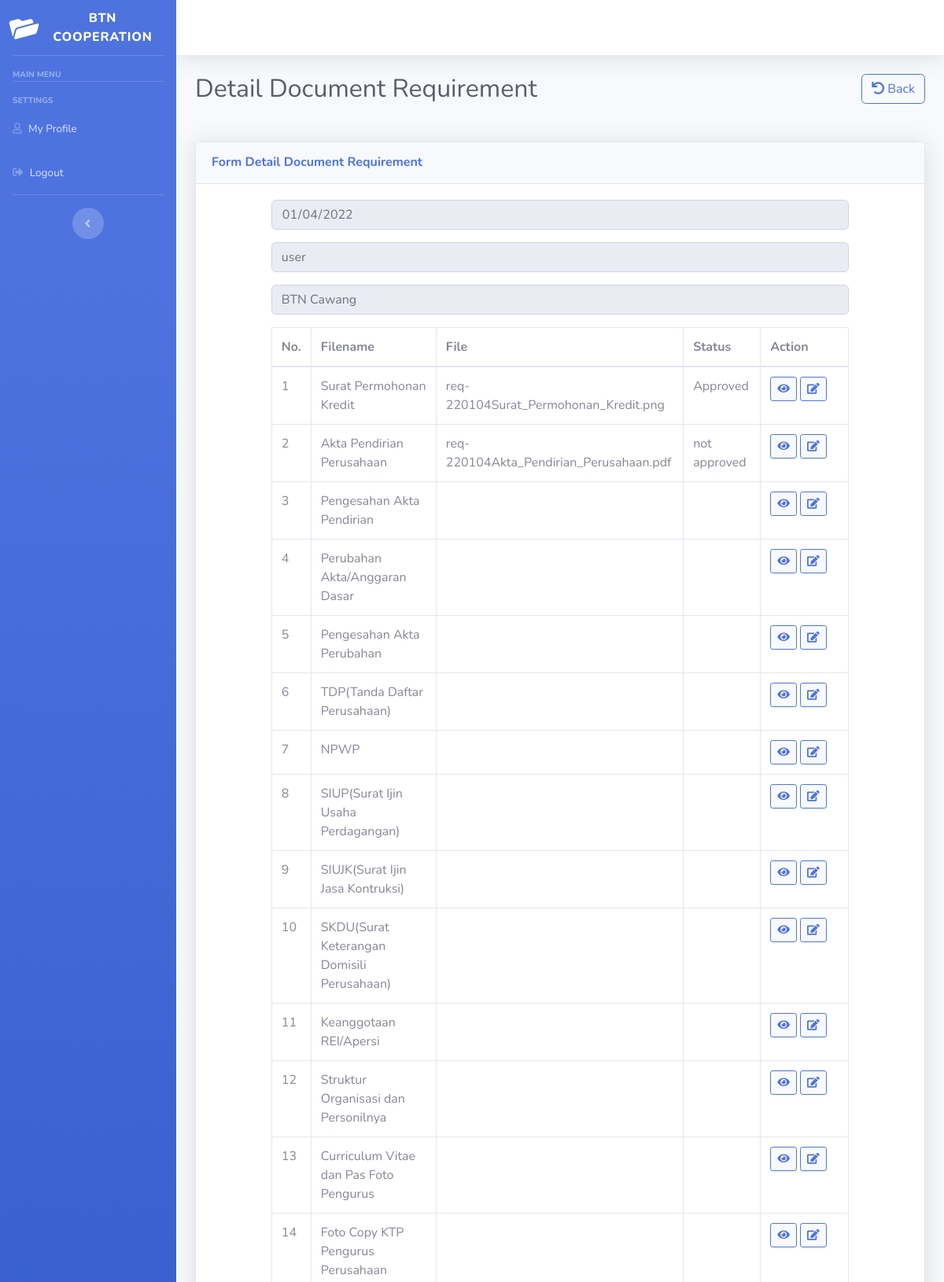
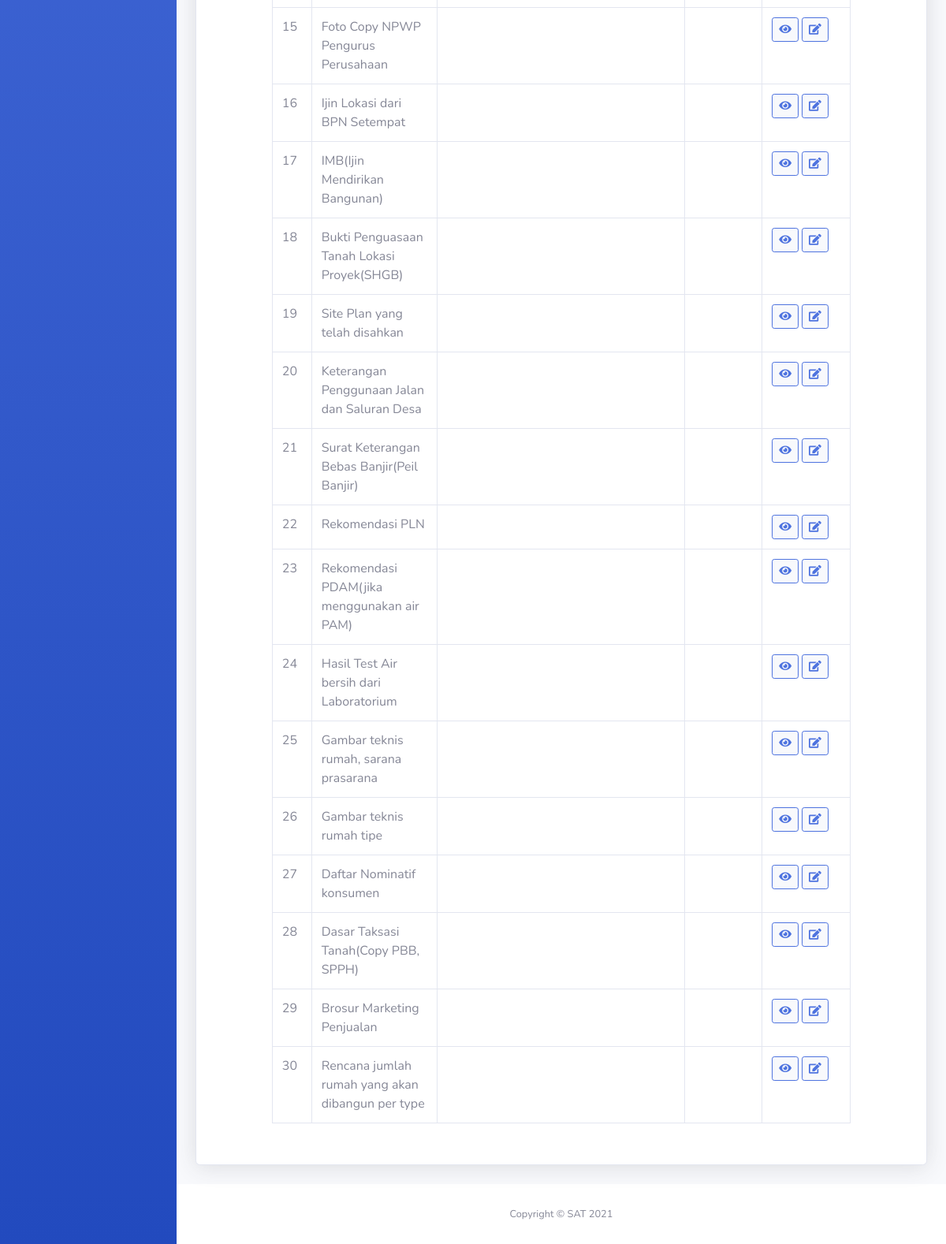
/Document/detailDoc/114, run on the app's committed database (2 pictures, top to bottom).
### tables this page shows
CREATE TABLE `rekap` (
  `id` int(11) NOT NULL,
  `id_user` int(11) NOT NULL,
  `name` varchar(128) NOT NULL,
  `branch` varchar(128) NOT NULL,
  `date` date NOT NULL,
  `status` int(2) NOT NULL COMMENT '0 = ''Not Submited'', 1 = ''submited/not approve'', 2 = ''Approved'', 3 = ''Rejected''',
  `pks` varchar(100) DEFAULT NULL,
  `note` varchar(128) DEFAULT NULL
);

CREATE TABLE `detail_rekap` (
  `id` int(11) NOT NULL,
  `id_user` int(11) NOT NULL,
  `id_rekap` int(11) NOT NULL,
  `id_req` int(11) NOT NULL,
  `filename` varchar(100) NOT NULL,
  `file` varchar(100) DEFAULT NULL,
  `status` int(2) DEFAULT NULL COMMENT '0 = Not Aprrove, 1 = Approved, 2 = Rejected'
);

### application/controllers/Document.php (called while the page is built, shortened)
<?php
class Document extends CI_Controller {
	public function __construct()
	{
		$this->load->library('form_validation');
	}
	public function detailDoc($id){
		$data['user'] = $this->db->get_where('user', ['email' => $this->session->userdata('email')])->row_array();
		$data['requirement'] = $this->Document_m->getReq($id)->result();
		$data['rekap'] = $this->Document_m->getRek($id)->result();
		$data['title'] = 'Detail Requirement';
		$this->load->view('templates/header', $data);
		$this->load->view('templates/sidebar', $data);
        $this->load->view('admin/requireDoc', $data);
		$this->load->view('templates/footer');
	}
}
?>

### index.php (called while the page is built, shortened)
<?php
require_once BASEPATH.'core/CodeIgniter.php';

### application/models/Document_m.php (called while the page is built, shortened)
<?php
class Document_m extends CI_Model {
	public function getRek($id)
	{
		$this->db->from('rekap');
		$this->db->where('id', $id);
		$query = $this->db->get();
		return $query;
	}
	public function getReq($id){
        $this->db->from('detail_rekap');
		$this->db->where('id_rekap', $id);
		$query = $this->db->get();
        return $query;
    }
}

### application/views/admin/requireDoc.php (the view, shortened to what this page needs)
<div class="container-fluid">
    <a href="<?=site_url('Document') ?>"  class="back btn btn-light btn-outline-primary">
        <i class="fas fa-undo"></i> Back
    </a>
    <h1 class="h2 mb-4 text-gray-800">Detail Document Requirement</h1>
        <br>
<div class="card shadow mb-4">
    <div class="card-header py-3">
        <h6 class="m-0 font-weight-bold text-primary">Form Detail Document Requirement</h6>
    </div>
    <div class="card-body">
    <div class="row justify-content-center">
        <?php foreach($rekap as $r => $data) { ?>
        <div class="form-group col-lg-10">
            <input type="date" class="form-control" id="date" name="date" value="<?=$data->date?>" disabled>
        </div>
        <div class="form-group col-lg-10">
            <input type="text" class="form-control" id="name" name="name" value="<?=$data->name?>" disabled>
        </div>
        <div class="form-group col-lg-10">
            <input type="text" class="form-control" id="branch" name="branch" value="<?=$data->branch?>" disabled>
        </div>
        <?php } ?>
        <div class="form-group col-lg-10">
        <table class="table table-hover table-bordered">
                <thead>
                    <th style="width: 2em;"> No. </th>
                    <th> Filename </th>
                    <th> File </th>
                    <th> Status </th>
                    <th style="width: 7em;"> Action </th>
                </thead>
                <tbody>
                    <?php $no=1; foreach($requirement as $re => $data) : ?>
                    <tr>
                        <td><?=$no++?></td>
                        <td><?=$data->filename?></td>
                        <td><?=$data->file?></td>
                        <td>
                            <?php
                            if($data->status == null) {
                                echo " ";
                            }
                            else if($data->status == 0){
                                echo "not approved";
                            } else if($data->status == 1){
                                echo "Approved";
                            } else {
                                echo "Rejected";
                            }
                            ?>
                        </td>
                        <td>
                            <a href="<?=site_url('Document/getView/'.$data->file.'/'.$data->id_rekap)?>" onclick="basicPopup(this.href); return false" class="btn btn-light btn-outline-primary btn-sm">
                                <i class="fas fa-eye"></i>
                            </a>
                            <a id="updateDetail" class="btn btn-light btn-outline-primary btn-sm" data-toggle="modal" data-target="#modal-update"
                            data-id = "<?=$data->id?>"
                            data-filename = "<?=$data->filename?>"
                            data-file = "<?=$data->file?>"
                            data-status = "<?=$data->status?>"
                            >
                                <i class="fas fa-edit"></i>
                            </a>
                        </td>
                    </tr>
                    <?php endforeach; ?>
                </tbody>
            </table>
        </div>
    </div>
</div>
</div>
</div>

### application/views/templates/header.php (shortened to what this page needs)
<!DOCTYPE html>
<html lang="en">
<head>
    <link href="<?=base_url()?>assets/vendor/fontawesome-free/css/all.min.css" rel="stylesheet" type="text/css">
    <link href="<?=base_url()?>assets/css/sb-admin-2.min.css" rel="stylesheet">
</head>
<body id="page-top">
    <div id="wrapper">

### application/views/templates/sidebar.php (shortened to what this page needs)
  <ul class="navbar-nav bg-gradient-primary sidebar sidebar-dark accordion" id="accordionSidebar">
<a class="sidebar-brand d-flex align-items-center justify-content-center" href="">
    <div class="sidebar-brand-icon rotate-n-15">
    <i class="fas fa-folder-open"></i>
    </div>
    <div class="sidebar-brand-text mx-3"> BTN Cooperation </div>
</a>
<hr class="sidebar-divider">
<div class="sidebar-heading">
    MAIN MENU
</div>
<hr class="sidebar-divider">
<div class="sidebar-heading">
    SETTINGS
</div>
<?php if($this->uri->segment(1) == 'Partner') : ?>
    <li class="nav-item active">
    <?php else : ?>
<li class="nav-item">
    <?php endif; ?>
    <a class="nav-link" href="<?=base_url('Partner')?>">
    <i class="far fa-user"></i>
        <span>My Profile</span></a>
</li>
<li class="nav-item">
    <a class="nav-link" href="charts.html" data-toggle="modal" data-target="#logoutModal">
    <i class="fas fa-sign-out-alt"></i>
        <span>Logout</span></a>
</li>
<hr class="sidebar-divider d-none d-md-block">
<div class="text-center d-none d-md-inline">
    <button class="rounded-circle border-0" id="sidebarToggle"></button>
</div>
</ul>
<div id="content-wrapper" class="d-flex flex-column">
   <div id="content">
<nav class="navbar navbar-expand navbar-light bg-white topbar mb-4 static-top shadow">
</nav>

### application/views/templates/footer.php (shortened to what this page needs)
   <footer class="sticky-footer bg-white">
                <div class="container my-auto">
                    <div class="copyright text-center my-auto">
                        <span>Copyright &copy; SAT 2021</span>
                    </div>
                </div>
            </footer>
        </div>
    </div>
</body>
</html>

### application/views/admin/requireDoc.php (style rules this page uses)
.back { float: right; }

### data on the page
rekap: date "01/04/2022", name "user", branch "BTN Cawang"
detail_rekap: filename "Surat Permohonan Kredit", file "req-220104Surat_Permohonan_Kredit.png", status "Approved"
detail_rekap: filename "Akta Pendirian Perusahaan", file "req-220104Akta_Pendirian_Perusahaan.pdf", status "not approved"
detail_rekap: filename "Pengesahan Akta Pendirian"
detail_rekap: filename "Perubahan Akta/Anggaran Dasar"
detail_rekap: filename "Pengesahan Akta Perubahan"
detail_rekap: filename "TDP(Tanda Daftar Perusahaan)"
detail_rekap: filename "NPWP"
detail_rekap: filename "SIUP(Surat Ijin Usaha Perdagangan)"
detail_rekap: filename "SIUJK(Surat Ijin Jasa Kontruksi)"
detail_rekap: filename "SKDU(Surat Keterangan Domisili Perusahaan)"
detail_rekap: filename "Keanggotaan REI/Apersi"
detail_rekap: filename "Struktur Organisasi dan Personilnya"
detail_rekap: filename "Curriculum Vitae dan Pas Foto Pengurus"
detail_rekap: filename "Foto Copy KTP Pengurus Perusahaan"
detail_rekap: filename "Foto Copy NPWP Pengurus Perusahaan"
detail_rekap: filename "Ijin Lokasi dari BPN Setempat"
detail_rekap: filename "IMB(Ijin Mendirikan Bangunan)"
detail_rekap: filename "Bukti Penguasaan Tanah Lokasi Proyek(SHGB)"
detail_rekap: filename "Site Plan yang telah disahkan"
detail_rekap: filename "Keterangan Penggunaan Jalan dan Saluran Desa"
detail_rekap: filename "Surat Keterangan Bebas Banjir(Peil Banjir)"
detail_rekap: filename "Rekomendasi PLN"
detail_rekap: filename "Rekomendasi PDAM(jika menggunakan air PAM)"
detail_rekap: filename "Hasil Test Air bersih dari Laboratorium"
detail_rekap: filename "Gambar teknis rumah, sarana prasarana"
detail_rekap: filename "Gambar teknis rumah tipe"
detail_rekap: filename "Daftar Nominatif konsumen"
detail_rekap: filename "Dasar Taksasi Tanah(Copy PBB, SPPH)"
detail_rekap: filename "Brosur Marketing Penjualan"
detail_rekap: filename "Rencana jumlah rumah yang akan dibangun per type"
